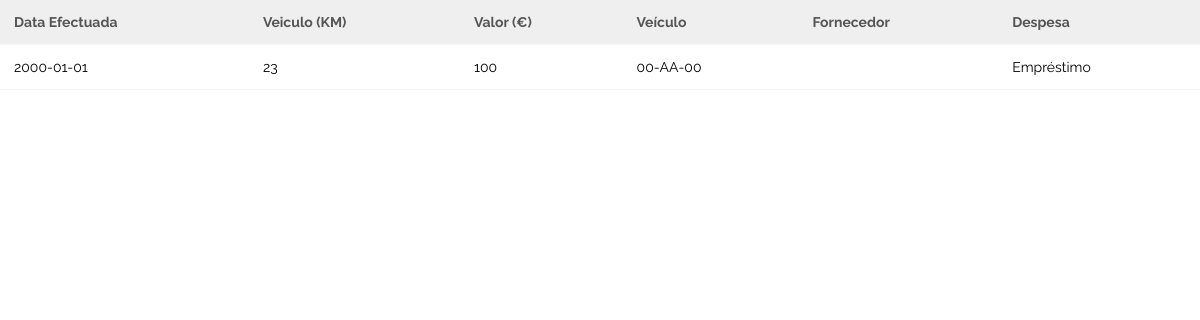
/despesas.php (signed in), run on the app's committed database.
### tables this page shows
CREATE TABLE `despesas` (
  `CodDesp` int(11) NOT NULL AUTO_INCREMENT,
  `Data_Efetuada` date DEFAULT NULL,
  `Veiculo_Km` int(11) DEFAULT NULL,
  `Valor` int(11) DEFAULT NULL,
  `Nota` varchar(500) DEFAULT NULL,
  `codVei` int(11) DEFAULT NULL,
  `codForn` int(11) DEFAULT NULL,
  `CodUser` int(11) DEFAULT NULL,
  `CodTipoD` int(11) DEFAULT NULL,
  PRIMARY KEY (`CodDesp`),
  KEY `codVei` (`codVei`),
  KEY `codForn` (`codForn`),
  KEY `CodUser` (`CodUser`),
  KEY `CodTipoD` (`CodTipoD`),
  CONSTRAINT `despesas_ibfk_1` FOREIGN KEY (`codVei`) REFERENCES `veiculos` (`codVei`),
  CONSTRAINT `despesas_ibfk_2` FOREIGN KEY (`codForn`) REFERENCES `fornecedores` (`CodForn`),
  CONSTRAINT `despesas_ibfk_3` FOREIGN KEY (`CodUser`) REFERENCES `utilizador` (`CodUser`),
  CONSTRAINT `despesas_ibfk_4` FOREIGN KEY (`CodTipoD`) REFERENCES `tipodesp` (`CodTipoD`)
);

CREATE TABLE `veiculos` (
  `codVei` int(11) NOT NULL AUTO_INCREMENT,
  `Matricula` varchar(50) DEFAULT NULL,
  `Marca` varchar(50) DEFAULT NULL,
  `Modelo` varchar(50) DEFAULT NULL,
  `cor` varchar(50) DEFAULT NULL,
  `Ano` int(11) DEFAULT NULL,
  `Proxima_Inspecao` date DEFAULT NULL,
  `Ultima_Inspecao` date DEFAULT NULL,
  `CodTipoC` int(11) DEFAULT NULL,
  `CodTipoV` int(11) DEFAULT NULL,
  PRIMARY KEY (`codVei`),
  KEY `CodTipoC` (`CodTipoC`),
  KEY `CodTipoV` (`CodTipoV`),
  CONSTRAINT `veiculos_ibfk_1` FOREIGN KEY (`CodTipoC`) REFERENCES `tipocom` (`CodTipoC`),
  CONSTRAINT `veiculos_ibfk_2` FOREIGN KEY (`CodTipoV`) REFERENCES `tipovei` (`CodTipoV`)
);

CREATE TABLE `tipodesp` (
  `CodTipoD` int(11) NOT NULL AUTO_INCREMENT,
  `nome` varchar(50) DEFAULT NULL,
  PRIMARY KEY (`CodTipoD`)
);

### WEB/despesas.php (the view, shortened to what this page needs)
<html>
  <head>
	<link rel="stylesheet" href="style.css" type="text/css" />
	</head>
<body>
<?php
$link = mysqli_connect("localhost", "root", "", "frotas");
$sql = "SELECT * from despesas, veiculos, fornecedores, utilizador, tipodesp WHERE despesas.codVei=veiculos.codVei AND despesas.codForn=fornecedores.CodForn and despesas.CodUser=utilizador.CodUser and despesas.CodTipoD=tipodesp.CodTipoD and utilizador.CodUser=".$_SESSION['user'] . " ORDER BY CodDesp DESC LIMIT 2 ";
if($result = mysqli_query($link, $sql)){
    if(mysqli_num_rows($result) > 0){
        echo "<table>";
            echo "<tr>";
                echo "<th>Data Efectuada</th>";
                echo "<th>Veiculo (KM)</th>";
                echo "<th>Valor (€)</th>";
				echo "<th>Veículo</th>";
				echo "<th>Fornecedor</th>";
				echo "<th>Despesa</th>";
            echo "</tr>";
        while($row = mysqli_fetch_array($result)){
            echo "<tr>";
                echo "<td>" . $row['Data_Efetuada'] . "</td>";
                echo "<td>" . $row['Veiculo_Km'] . "</td>";
                echo "<td>" . $row['Valor'] . "</td>";
                echo "<td>" . $row['Matricula'] . "</td>";
				echo "<td>" . $row['nomef'] . "</td>";
				echo "<td>" . $row['nome'] . "</td>";
            echo "</tr>";
        }
    }
} else{
    echo "ERROR: Could not able to execute $sql. " . mysqli_error($link);
}
?>
</body>
</html>

### WEB/style.css (style rules this page uses)
* { margin:0; padding:0; }
table { font-family: Verdana, Geneva, sans-serif; width: 100%; border-collapse: collapse; }
th, td { text-align: left; font-size: 14px; font-family: "Raleway"; border-bottom: solid #f9f5f5 1px; padding: 14px; }
td { text-align: left; }
tr:nth-child(even) { background-color: white }
th { background-color: #efefef; color: #555; ; }
body { display: flex; min-height: 100vh; flex-direction: column; }

### data on the page
despesas: Data_Efetuada "2000-01-01", Veiculo_Km "23", Valor "100", codVei.Matricula "00-AA-00", CodTipoD.nome "Empréstimo"
